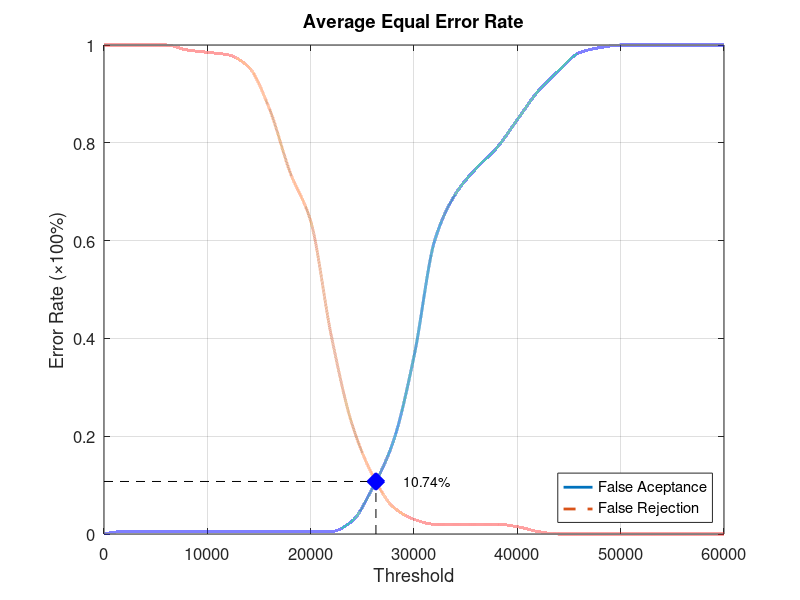
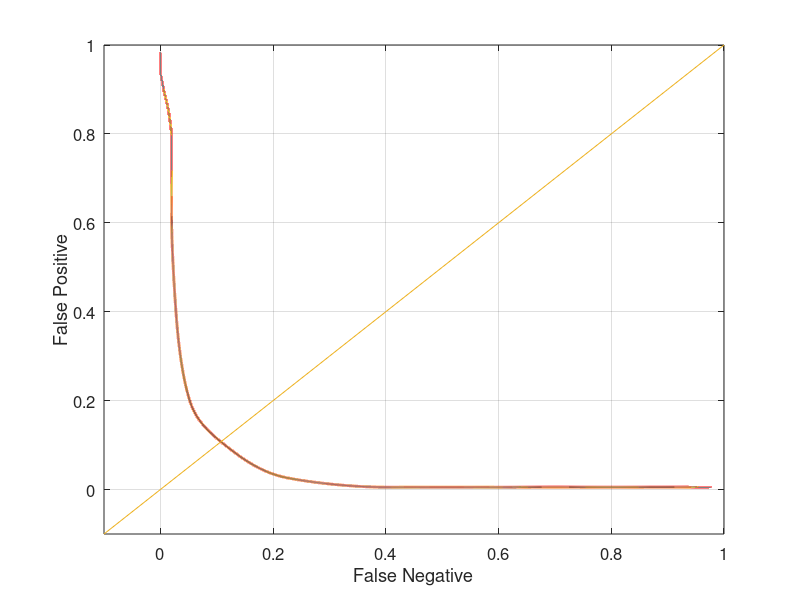

Write the MATLAB code that produced these figures, in order.
function yEER = Database2_1
close all;
clear;
clc;
x = 0:2000:60000;
xq = 0:0.5:60000;

y0 = [0 0.00526316 0.00526316 0.00526316 0.00526316 0.00526316 0.00526316 0.00526316 0.00526316 0.00526316 0.00526316 0.00526316 0.0263158 0.0947368 0.189474 0.363158 0.6 0.694737 0.747368 0.789474 0.847368 0.905263 0.947368 0.984211 0.994737 1 1 1 1 1 1];
yy0 = interp1(x, y0, xq, 'pchip');
y1 = [1 1 1 1 0.99 0.985 0.98 0.955 0.87 0.74 0.64 0.405 0.225 0.12 0.055 0.03 0.02 0.02 0.02 0.02 0.015 0.005 0 0 0 0 0 0 0 0 0];
yy1 = interp1(x, y1, xq, 'pchip');

% Calculating EER: 
y2 = abs(y0 - y1);
find(y2 == min(y2))
yy2 = abs(yy0 - yy1);
xEER = find(yy2 == min(yy2));
xEERIndex = xq(xEER) % X-axis EER
yEER = yy0(xEER) % Y-axis EER

main = figure
plot(xq, yy0,'-','LineWidth', 2);	hold on
plot(xq, yy1,'--','LineWidth', 2);	hold on
plot([xEERIndex xEERIndex], [0 yEER], 'k--');	hold on
plot([0 xEERIndex], [yEER yEER], 'k--');	hold on
plot(xEERIndex, yEER, 'bx', 'LineWidth', 10);	hold on
text(xEERIndex + 10 * xEERIndex / 100, yEER, [num2str(round((10000 * yEER)) / 100) '%'])
legend('False Aceptance', 'False Rejection', 'Location', 'SouthEast')
xlabel('Threshold')
ylabel('Error Rate (\times100%)')
title('Average Equal Error Rate')
set(gca, 'FontSize', 12)
axis([0 60000 0 1])
grid on

print(main, 'Database2_1Main', '-dpng');
FNRxFPR = figure('Color', [1 1 1]);
plot(yy1, yy0, '-', yy1, yy0, 'LineWidth', 2);
hold on
y = -0.1:0.1:1
plot(y, y); 
set(gca, 'FontSize', 12)
xlabel('False Negative')
ylabel('False Positive')
axis([-0.1 1 -0.1 1])
set(gca, 'FontSize', 12)
grid on

print(FNRxFPR, 'Database2_1FNRxFPR','-dpng');
end
